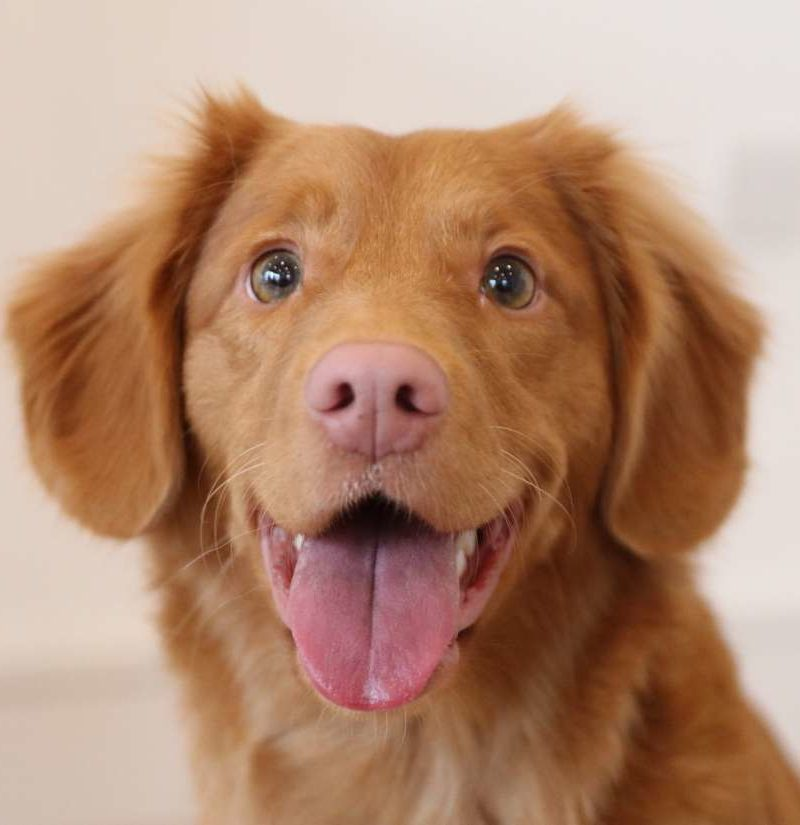
#> input picture photos/dog.jpg, 800 x 825 px
$ python contours.py
#> lines starting #> are read from the running program, lines starting #| are printed output that depends on the picture; after the words box and inside, x2 and y2 are one past the last pixel; in counts of white or black regions, pixels touching at a corner belong together
import cv2 as cv


img = cv.imread("photos/dog.jpg")
#> img is the input picture: shape (825, 800, 3); mean B, G, R 112.3, 137.1, 177.1
cv.imshow("dog", img)

gray = cv.cvtColor(img, cv.COLOR_BGR2GRAY)
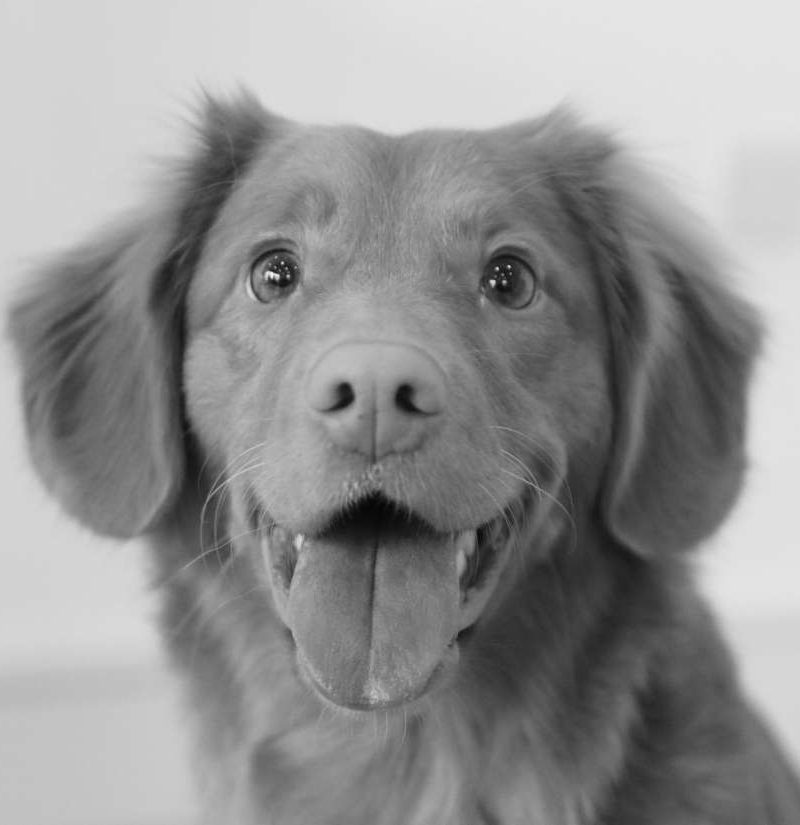
#> gray: shape (825, 800); min 5, max 248, mean 146.2
cv.imshow("grayscale", gray)


blur = cv.GaussianBlur(gray, (5,5), cv.BORDER_DEFAULT)
cv.imshow("blurred", blur)

canny = cv.Canny(blur, 125, 175)
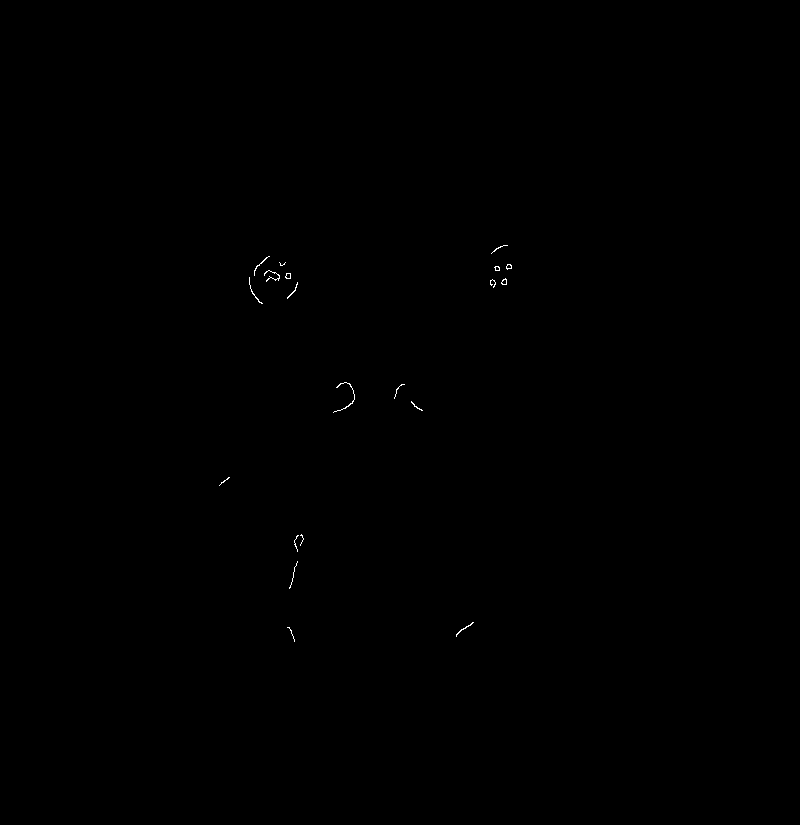
#> canny: shape (825, 800); 0.08% white in thin lines or dots, all inside (x1, y1, x2, y2) = (219, 245, 512, 642)
cv.imshow("canny", canny)

contours, hierarchies = cv.findContours(canny, cv.RETR_LIST, cv.CHAIN_APPROX_NONE)
#> contours = 24 contours, 22 with area under 20; largest, box (x1, y1, x2, y2) and area: (501, 278, 507, 285) 22, (285, 273, 291, 279) 22
print(f'{len(contours)} counters found!')
#| 24 counters found!


cv.waitKey(0)
